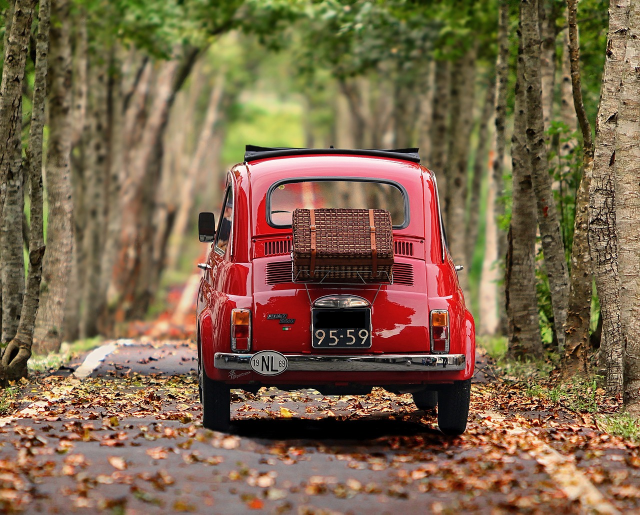
#> input picture youtube/imges/car.jpg, 1280 x 1029 px, found by its file name (shown at 1/2 size)
$ python les4.py
#> lines starting #> are read from the running program, lines starting #| are printed output that depends on the picture
#تغير حجم الصورة واالنافزة
import cv2
img=cv2.imread('youtube\imges\car.jpg')
#> img is the input picture: shape (1029, 1280, 3); mean B, G, R 74.7, 101.2, 125
new_imge=cv2.resize(img,(500,200))
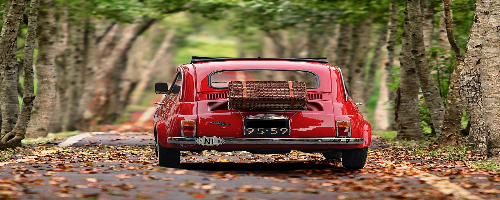
#> new_imge: shape (200, 500, 3); mean B, G, R 74.7, 101.2, 125.1
cv2.imshow("car",img)
cv2.imshow('car cut',new_imge)
cv2.waitKey(0)

$ run again, with youtube/imges/baby.jpg copied over youtube/imges/car.jpg
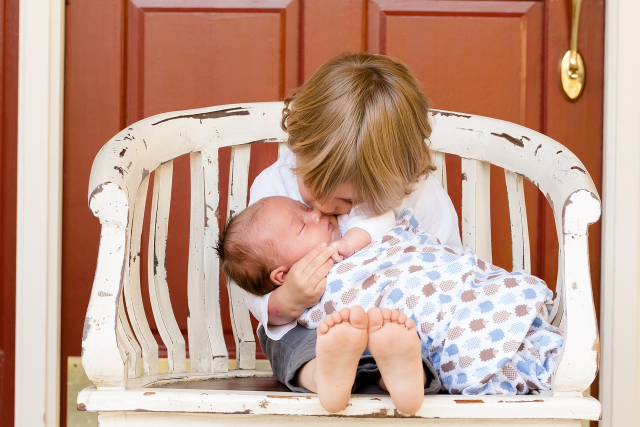
#> input picture youtube/imges/baby.jpg, 1280 x 853 px, found by its file name (shown at 1/2 size)
#> img is the input picture: shape (853, 1280, 3); mean B, G, R 142.2, 158.2, 194.7
#> `new_imge=cv2.resize(img,(500,200))`:
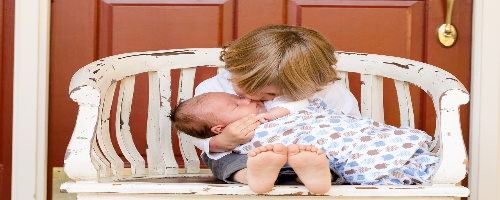
#> new_imge: shape (200, 500, 3); mean B, G, R 142.1, 158.2, 194.7
